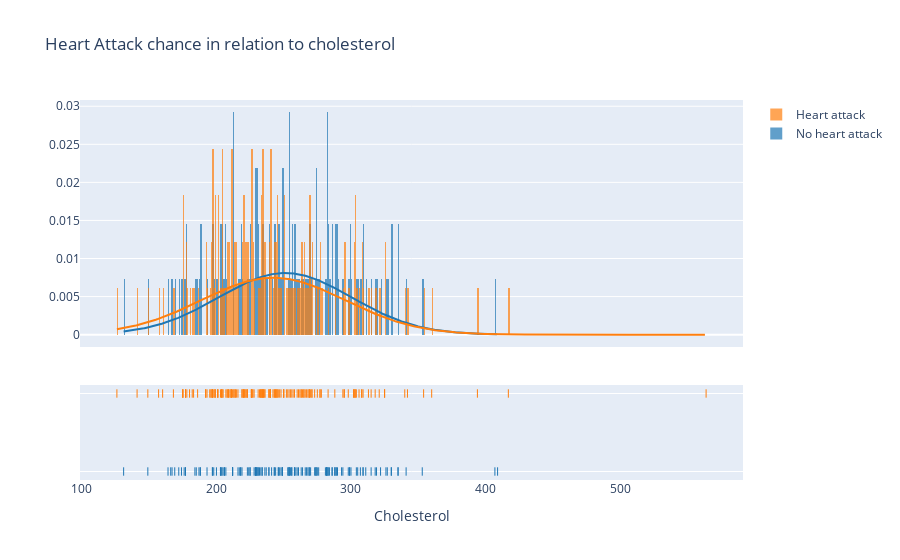

Notebook code for this chart:
### Code cell
#heart attack chance in relation to cholesterol
ht_yes = full_data[full_data['output']==1]['chol']
ht_no = full_data[full_data['output']==0]['chol']
fig = ff.create_distplot([ht_no, ht_yes],['No heart attack', 'Heart attack']
                         , bin_size=1, curve_type='normal')
fig.update_layout(
    title="Heart Attack chance in relation to cholesterol",
    xaxis_title="Cholesterol ",
)
fig.show()

### Figure 1 — Plotly figure (JSON) as saved in the notebook; plotly's stock layout.template omitted (floating-point values rounded to 4 significant figures; data arrays with more than 128 entries replaced by an {"elided": "..."} marker saying what was removed)
{"data": [{"autobinx": false, "histnorm": "probability density", "legendgroup": "No heart attack", "marker": {"color": "rgb(31, 119, 180)"}, "name": "No heart attack", "opacity": 0.7, "type": "histogram", "x": {"elided": "138 int values"}, "xaxis": "x", "xbins": {"end": 409, "size": 1, "start": 131}, "yaxis": "y"}, {"autobinx": false, "histnorm": "probability density", "legendgroup": "Heart attack", "marker": {"color": "rgb(255, 127, 14)"}, "name": "Heart attack", "opacity": 0.7, "type": "histogram", "x": {"elided": "165 int values"}, "xaxis": "x", "xbins": {"end": 564, "size": 1, "start": 126}, "yaxis": "y"}, {"legendgroup": "No heart attack", "marker": {"color": "rgb(31, 119, 180)"}, "mode": "lines", "name": "No heart attack", "showlegend": false, "type": "scatter", "x": {"elided": "500 float values"}, "xaxis": "x", "y": {"elided": "500 float values"}, "yaxis": "y"}, {"legendgroup": "Heart attack", "marker": {"color": "rgb(255, 127, 14)"}, "mode": "lines", "name": "Heart attack", "showlegend": false, "type": "scatter", "x": {"elided": "500 float values"}, "xaxis": "x", "y": {"elided": "500 float values"}, "yaxis": "y"}, {"legendgroup": "No heart attack", "marker": {"color": "rgb(31, 119, 180)", "symbol": "line-ns-open"}, "mode": "markers", "name": "No heart attack", "showlegend": false, "type": "scatter", "x": {"elided": "138 int values"}, "xaxis": "x", "y": {"elided": "138 str values"}, "yaxis": "y2"}, {"legendgroup": "Heart attack", "marker": {"color": "rgb(255, 127, 14)", "symbol": "line-ns-open"}, "mode": "markers", "name": "Heart attack", "showlegend": false, "type": "scatter", "x": {"elided": "165 int values"}, "xaxis": "x", "y": {"elided": "165 str values"}, "yaxis": "y2"}], "layout": {"barmode": "overlay", "hovermode": "closest", "legend": {"traceorder": "reversed"}, "title": {"text": "Heart Attack chance in relation to cholesterol"}, "xaxis": {"anchor": "y2", "domain": [0, 1], "title": {"text": "Cholesterol "}, "zeroline": false}, "yaxis": {"anchor": "free", "domain": [0.35, 1], "position": 0}, "yaxis2": {"anchor": "x", "domain": [0, 0.25], "dtick": 1, "showticklabels": false}}}
